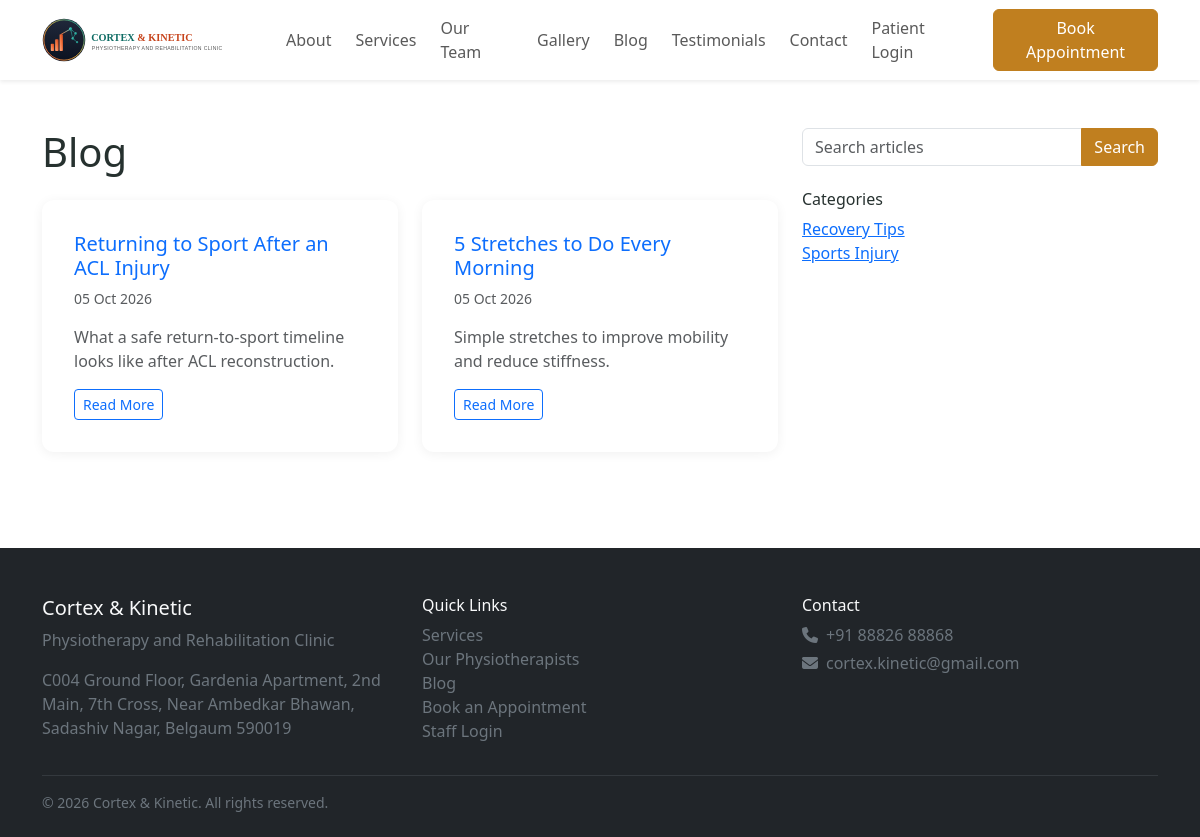
Page /blog on the committed database.
### tables this page shows
CREATE TABLE blogs (
    id INT UNSIGNED NOT NULL AUTO_INCREMENT,
    category_id INT UNSIGNED NULL,
    author_user_id INT UNSIGNED NULL,
    title VARCHAR(255) NOT NULL,
    slug VARCHAR(280) NOT NULL,
    excerpt VARCHAR(500) NULL,
    content LONGTEXT NOT NULL,
    featured_image VARCHAR(255) NULL,
    tags VARCHAR(255) NULL,
    meta_title VARCHAR(255) NULL,
    meta_description VARCHAR(500) NULL,
    status ENUM('draft','published') NOT NULL DEFAULT 'draft',
    published_at DATETIME NULL,
    created_at DATETIME NOT NULL DEFAULT CURRENT_TIMESTAMP,
    updated_at DATETIME NOT NULL DEFAULT CURRENT_TIMESTAMP ON UPDATE CURRENT_TIMESTAMP,
    PRIMARY KEY (id),
    UNIQUE KEY uq_blog_slug (slug),
    KEY idx_blog_status (status, published_at),
    CONSTRAINT fk_blog_category FOREIGN KEY (category_id) REFERENCES blog_categories (id) ON DELETE SET NULL,
    CONSTRAINT fk_blog_author FOREIGN KEY (author_user_id) REFERENCES users (id) ON DELETE SET NULL
);

CREATE TABLE blog_categories (
    id INT UNSIGNED NOT NULL AUTO_INCREMENT,
    name VARCHAR(100) NOT NULL,
    slug VARCHAR(120) NOT NULL,
    created_at DATETIME NOT NULL DEFAULT CURRENT_TIMESTAMP,
    PRIMARY KEY (id),
    UNIQUE KEY uq_blog_category_slug (slug)
);

### app/Controllers/Public/BlogController.php (called while the page is built, shortened)
<?php
final class BlogController extends Controller
{
    public function index(array $params, Request $request): void
    {
        $page = max(1, (int) $request->query('page', 1));
        $search = (string) $request->query('q', '');
        $result = Blog::publishedPaginated($page, 9, null, $search);
        $this->view('public.blog.index', [
            'posts' => $result['data'],
            'pagination' => $result,
            'categories' => BlogCategory::allOrdered(),
            'search' => $search,
            'settings' => Setting::allAsMap(),
            'page_title' => 'Blog',
        ], 'layouts.public');
    }
}

### public/index.php (called while the page is built, shortened)
<?php
$router = require dirname(__DIR__) . '/routes/web.php';
$request = new Request();
$router->dispatch($request);

### app/Core/Database.php (called while the page is built, shortened)
<?php
final class Database
{
    private static ?PDO $connection = null;
    private static string $driver = 'mysql';
    public static function connect(array $config): PDO
    {
        self::$driver = $config['driver'] ?? 'mysql';
        try {
            if (self::$driver === 'sqlite') {
                $path = $config['database'] ?? ':memory:';
                $pdo = new PDO('sqlite:' . $path);
                $pdo->exec('PRAGMA foreign_keys = ON');
            } else {
                $dsn = sprintf(
                    'mysql:host=%s;port=%d;dbname=%s;charset=utf8mb4',
                    $config['host'],
                    (int) $config['port'],
                    $config['database']
                );
                $pdo = new PDO($dsn, $config['username'], $config['password'], [
                    PDO::ATTR_ERRMODE => PDO::ERRMODE_EXCEPTION,
                    PDO::ATTR_DEFAULT_FETCH_MODE => PDO::FETCH_ASSOC,
                    PDO::ATTR_EMULATE_PREPARES => false,
                    PDO::MYSQL_ATTR_INIT_COMMAND => "SET NAMES utf8mb4, sql_mode='STRICT_ALL_TABLES,NO_ENGINE_SUBSTITUTION'",
                ]);
            }
            $pdo->setAttribute(PDO::ATTR_ERRMODE, PDO::ERRMODE_EXCEPTION);
            $pdo->setAttribute(PDO::ATTR_DEFAULT_FETCH_MODE, PDO::FETCH_ASSOC);
        } catch (PDOException $e) {
            Logger::error('Database connection failed: ' . $e->getMessage());
            throw new RuntimeException('Database connection failed. Please check server logs.');
        }
        self::$connection = $pdo;
        return $pdo;
    }
    public static function pdo(): PDO
    {
        return self::$connection;
    }
    public static function query(string $sql, array $params = []): PDOStatement
    {
        $stmt = self::pdo()->prepare($sql);
        $stmt->execute($params);
        return $stmt;
    }
    public static function fetchAll(string $sql, array $params = []): array
    {
        return self::query($sql, $params)->fetchAll();
    }
}

### app/Core/Model.php (called while the page is built, shortened)
<?php
abstract class Model
{
    protected static string $table = '';
    public static function count(string $where = '1=1', array $params = []): int
    {
        return (int) Database::fetchColumn(
            sprintf('SELECT COUNT(*) FROM %s WHERE %s', static::$table, $where),
            $params
        );
    }
    public static function paginate(int $page, int $perPage, string $where = '1=1', array $params = [], string $orderBy = ''): array
    {
        $page = max(1, $page);
        $offset = ($page - 1) * $perPage;
        $order = $orderBy !== '' ? 'ORDER BY ' . $orderBy : '';
        $sql = sprintf(
            'SELECT * FROM %s WHERE %s %s LIMIT %d OFFSET %d',
            static::$table,
            $where,
            $order,
            $perPage,
            $offset
        );
        $rows = Database::fetchAll($sql, $params);
        $total = static::count($where, $params);
        return [
            'data' => $rows,
            'total' => $total,
            'page' => $page,
            'per_page' => $perPage,
            'last_page' => (int) max(1, ceil($total / $perPage)),
        ];
    }
}

### app/Models/Blog.php (called while the page is built, shortened)
<?php
final class Blog extends Model
{
    public static function publishedPaginated(int $page, int $perPage, ?int $categoryId = null, string $search = ''): array
    {
        $where = "status = 'published' AND published_at <= :now";
        $params = ['now' => Database::now()];
        return static::paginate($page, $perPage, $where, $params, 'published_at DESC');
    }
}

### app/Models/BlogCategory.php (called while the page is built, shortened)
<?php
final class BlogCategory extends Model
{
    public static function allOrdered(): array
    {
        return Database::fetchAll('SELECT * FROM blog_categories ORDER BY name');
    }
}

### app/Views/public/blog/index.php (the view, shortened to what this page needs)
<section class="py-5">
  <div class="container">
    <div class="row">
      <div class="col-lg-8">
        <h1 class="mb-4">Blog</h1>
        <div class="row g-4">
          <?php foreach ($posts as $post): ?>
          <div class="col-md-6">
            <div class="card blog-card p-3">
              <div class="card-body">
                <h5><a class="text-decoration-none" href="/blog/<?= View::e($post['slug']) ?>"><?= View::e($post['title']) ?></a></h5>
                <p class="text-muted small"><?= View::dateFormat($post['published_at']) ?></p>
                <p class="text-muted"><?= View::e($post['excerpt']) ?></p>
                <a href="/blog/<?= View::e($post['slug']) ?>" class="btn btn-sm btn-outline-primary">Read More</a>
              </div>
            </div>
          </div>
          <?php endforeach; ?>
        </div>
      </div>
      <div class="col-lg-4">
        <form method="get" action="/blog" class="mb-4">
          <div class="input-group"><input type="text" name="q" class="form-control" placeholder="Search articles" value="<?= View::e($search ?? '') ?>"><button class="btn btn-primary">Search</button></div>
        </form>
        <h6>Categories</h6>
        <ul class="list-unstyled">
          <?php foreach ($categories as $cat): ?>
            <li><a href="/blog/category/<?= View::e($cat['slug']) ?>"><?= View::e($cat['name']) ?></a></li>
          <?php endforeach; ?>
        </ul>
      </div>
    </div>
  </div>
</section>

### app/Core/Router.php (shortened to what this page needs)
<?php
final class Router
{
    private array $routes = [];
    private function add(string $method, string $pattern, mixed $handler, array $middleware): void
    {
        $paramNames = [];
        $regex = preg_replace_callback('#\{([a-zA-Z_][a-zA-Z0-9_]*)\}#', function ($m) use (&$paramNames) {
            $paramNames[] = $m[1];
            return '([^/]+)';
        }, $pattern);
        $regex = '#^' . $regex . '$#';
        $this->routes[] = [
            'method' => $method,
            'pattern' => $pattern,
            'regex' => $regex,
            'params' => $paramNames,
            'handler' => $handler,
            'middleware' => $middleware,
        ];
    }
    public function dispatch(Request $request): void
    {
        $path = $request->path();
        foreach ($this->routes as $route) {
            if (!preg_match($route['regex'], $path, $matches)) {
                continue;
            }
            array_shift($matches);
            $params = array_combine($route['params'], $matches);
            $this->call($route['handler'], $params, $request);
            return;
        }
    }
    private function call(mixed $handler, array $params, Request $request): void
    {
        if (is_array($handler) && count($handler) === 2) {
            [$class, $methodName] = $handler;
            $controller = new $class();
            $this->invokeWithResolvedArgs([$controller, $methodName], $params, $request);
            return;
        }
        throw new \RuntimeException('Invalid route handler.');
    }
    private function invokeWithResolvedArgs(callable $callable, array $params, Request $request): void
    {
        $reflection = is_array($callable)
            ? new \ReflectionMethod($callable[0], $callable[1])
            : new \ReflectionFunction($callable);
        $args = [];
        foreach ($reflection->getParameters() as $parameter) {
            $type = $parameter->getType();
            $typeName = $type instanceof \ReflectionNamedType ? $type->getName() : null;
            if ($typeName === Request::class) {
                $args[] = $request;
            } elseif ($typeName === 'array') {
                $args[] = $params;
            } elseif ($parameter->isDefaultValueAvailable()) {
                $args[] = $parameter->getDefaultValue();
            } else {
                $args[] = null;
            }
        }
        $callable(...$args);
    }
}

### public/assets/css/site.css (style rules this page uses)
:root { --pw-primary: #c07f1f; --pw-primary-dark: #8a5a12; --pw-dark: #2b2b2b; --pw-accent: #e8a33d; --pw-bg-soft: #f7f5f1; }
body { font-family: 'Segoe UI', Roboto, Arial, sans-serif; color: #26312f; }
.btn-primary { background-color: var(--pw-primary); border-color: var(--pw-primary); }
.service-card, .team-card, .blog-card { border: none; border-radius: 0.75rem; box-shadow: 0 2px 12px rgba(0,0,0,0.06); transition: transform .15s ease, box-shadow .15s ease; height: 100%; }

### rows in the picture
blogs: title "Returning to Sport After an ACL Injury", published_at "05 Oct 2026", excerpt "What a safe return-to-sport timeline looks like after ACL reconstruction."
blogs: title "5 Stretches to Do Every Morning", published_at "05 Oct 2026", excerpt "Simple stretches to improve mobility and reduce stiffness."
blog_categories: name "Recovery Tips"
blog_categories: name "Sports Injury"
